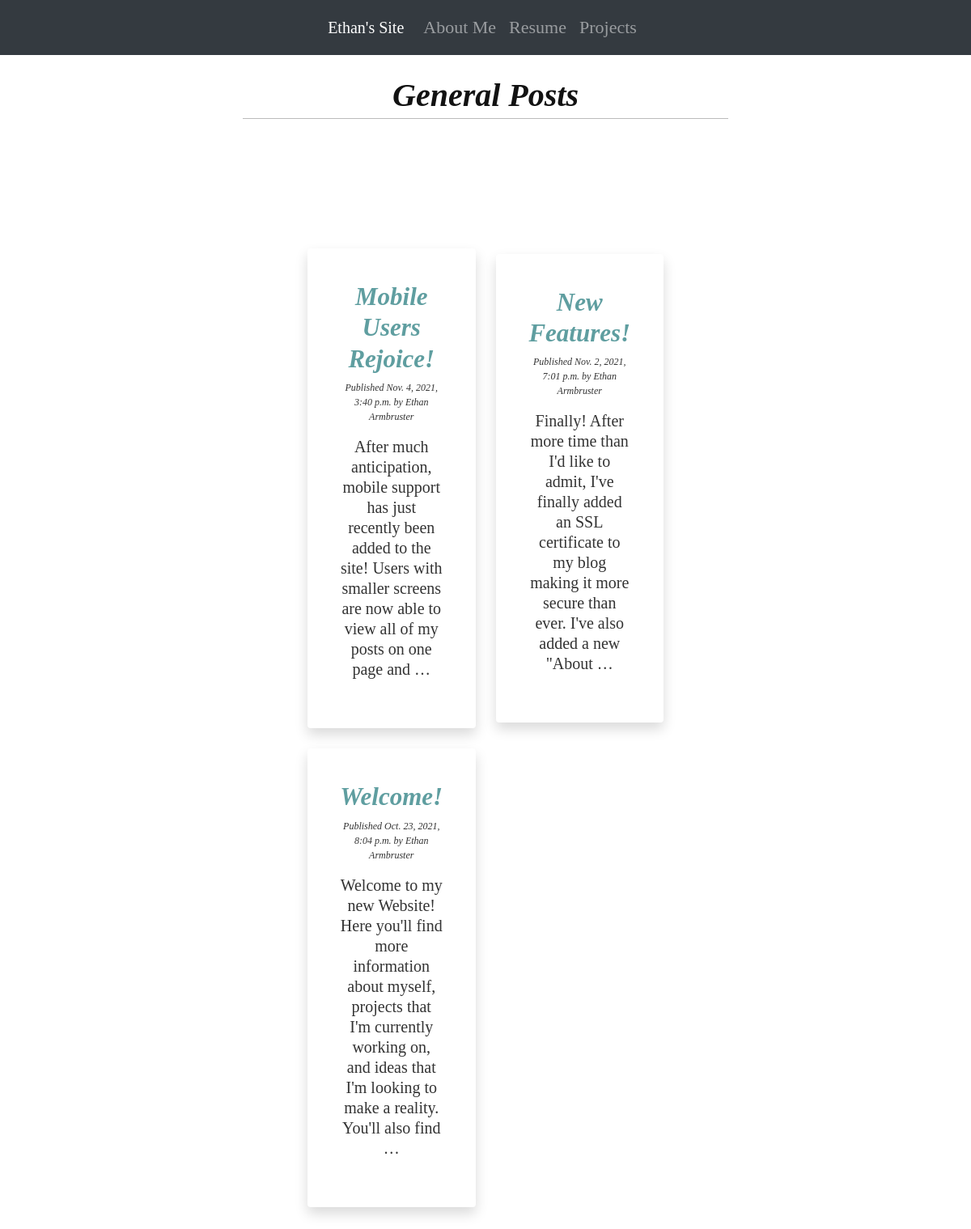
The page / on the database its author committed.
### functionality/models.py (models this page shows, shortened)
class Post(models.Model):
    STATUS_CHOICES = (
        ('draft', 'Draft'), ('published', 'Published'),
    )
    title = models.CharField(max_length=500)
    slug = models.SlugField(max_length=500, unique_for_date='publish')
    author = models.ForeignKey(User, on_delete=models.CASCADE, related_name='blog_posts')
    body = RichTextField(blank=True, null=True)
    publish = models.DateTimeField(default=django.utils.timezone.now)
    created = models.DateTimeField(auto_now_add=True)
    updated = models.DateTimeField(auto_now=True)
    status = models.CharField(max_length=10, choices=STATUS_CHOICES, default='draft')
    objects = models.Manager()
    published = PublishedManager()
    class Meta:
        ordering = ('-publish',)
    def get_absolute_url(self):
        return reverse('functionality:post_detail', args=[self.publish.year,
                                                 self.publish.month,
                                                 self.publish.day,
                                                 self.slug])

### functionality/views.py (the view)
# urls.py: path('', views.post_list, name='post_list'),
def post_list(request):
    posts = Post.published.all()
    return render(request, 'html/list.html', {'posts': posts})

### functionality/models.py (called while the page is built)
    def get_queryset(self):
        return super(PublishedManager, self).get_queryset().filter(status='published')

### functionality/templates/html/list.html (shortened to what this page needs)
{% extends "html/base.html" %}
{% load static %}
{% load tz %}
{% block content %}
    <h1 class="times header"><span>General Posts</span></h1>
    <div id="blog_post_grid" class="grid-container">
        {% for post in posts %}
            <div id="indiv_post_card" class=" grid-item border-0 frame shadow secondary-theme card">
                <h2>
                    <a class="times post_title_color" href="{{ post.get_absolute_url }}">
                        {{ post.title }}
                    </a>
                </h2>
                <p class="date">
                    Published {{ post.publish|timezone:"America/New_York" }}
                    by {{ post.author.first_name }} {{ post.author.last_name }}
                </p>
                <div>
                    <p class="times_info">
                        {{ post.body|truncatewords:30 }}
                    </p>
                </div>
            </div>
        {% endfor %}
    </div>
{% endblock %}

### functionality/static/css/blog.css (style rules this page uses)
.times { color: #121212; font-family: 'times new roman', serif; font-weight: 700; font-style: italic; font-size: 1.9375rem; line-height: 2.25rem; }
.header { margin-top: 2rem; margin-bottom: 5rem; font-size: 40px; text-align: center; }
.post_title_color { color: cadetblue; }
.times_info { font-style: normal; font-stretch: normal; margin-bottom: 1.25rem; color: #333; font-family: 'times new roman', serif; font-weight: 300; font-size: 1.25rem; line-height: 1.5625rem; }
body { margin: 0; padding: 0; font-family: helvetica, sans-serif; }
a { color: #343a40; text-decoration: none; }
h1 { font-weight: normal; border-bottom: 1px solid #bbb; padding: 0 0 10px 0; }
h2 { font-weight: normal; margin: 30px 0 0; }
p.date { color: #333333; font-family: georgia, serif; font-size: 12px; font-style: italic; }

### functionality/static/css/home.css (style rules this page uses)
.grid-container { display: grid; grid-template-columns: auto auto; padding: 80px; grid-column-gap: 25px; grid-row-gap: 25px; align-items: center; align-self: center; justify-items: center; justify-content: center; }
.grid-item { padding: 40px; font-size: 60px; text-align: center; }
.card { position: relative; display: -ms-flexbox; display: flex; -ms-flex-direction: column; flex-direction: column; word-wrap: break-word; background-color: #282c37b3; background-clip: border-box; -webkit-background-clip: border-box; border: 1px solid rgba(0, 0, 0, .125); border-radius: 1rem; }

### rows shown on the page
Post: title "Mobile Users Rejoice!", publish "Nov. 4, 2021, 3:40 p.m.", author.first_name "Ethan", author.last_name "Armbruster", body "After much anticipation, mobile support has just recently been added to the site! Users with smaller screens are now able to view all of my posts on one page and …"
Post: title "New Features!", publish "Nov. 2, 2021, 7:01 p.m.", author.first_name "Ethan", author.last_name "Armbruster", body "Finally! After more time than I'd like to admit, I've finally added an SSL certificate to my blog making it more secure than ever. I've also added a new \"About …"
Post: title "Welcome!", publish "Oct. 23, 2021, 8:04 p.m.", author.first_name "Ethan", author.last_name "Armbruster", body "Welcome to my new Website! Here you'll find more information about myself, projects that I'm currently working on, and ideas that I'm looking to make a reality. You'll also find …"
